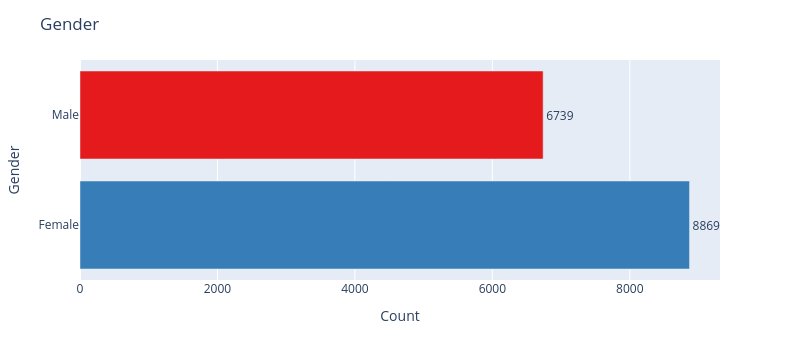

The notebook cell this image was saved under:
### Markdown cell above
## Gender

### Code cell
# Prepare data
# a = df['Gender'].value_counts(ascending=True)
# plot_df = a.reset_index()
# plot_df.columns = ['Gender', 'Count']

plot_df = count_entries("Gender")

# Create Plotly Express horizontal bar chart
fig = px.bar(
    plot_df,
    x='Count',
    y='Gender',
    orientation='h',
    text='Count',
    color='Gender',  # optional: different color per gender
    color_discrete_sequence=px.colors.qualitative.Set1
)

# Tweak layout and labels
fig.update_layout(
    title='Gender',
    xaxis=dict(range=[0, plot_df['Count'].max() * 1.05]),
    showlegend=False,
    width=800
)

fig.update_traces(textposition='outside')
fig.show()

### Figure 1 — Plotly figure (JSON) as saved in the notebook; plotly's stock layout.template omitted (floating-point values rounded to 4 significant figures)
{"data": [{"alignmentgroup": "True", "hovertemplate": "Gender=%{y}<br>Count=%{text}<extra></extra>", "legendgroup": "Male", "marker": {"color": "rgb(228,26,28)", "pattern": {"shape": ""}}, "name": "Male", "offsetgroup": "Male", "orientation": "h", "showlegend": true, "text": [6739], "textposition": "outside", "type": "bar", "x": [6739], "xaxis": "x", "y": ["Male"], "yaxis": "y"}, {"alignmentgroup": "True", "hovertemplate": "Gender=%{y}<br>Count=%{text}<extra></extra>", "legendgroup": "Female", "marker": {"color": "rgb(55,126,184)", "pattern": {"shape": ""}}, "name": "Female", "offsetgroup": "Female", "orientation": "h", "showlegend": true, "text": [8869], "textposition": "outside", "type": "bar", "x": [8869], "xaxis": "x", "y": ["Female"], "yaxis": "y"}], "layout": {"barmode": "relative", "height": 360, "legend": {"title": {"text": "Gender"}, "tracegroupgap": 0}, "margin": {"t": 60}, "showlegend": false, "title": {"text": "Gender"}, "width": 800, "xaxis": {"anchor": "y", "domain": [0, 1], "range": [0, 9312.0], "title": {"text": "Count"}, "type": "linear"}, "yaxis": {"anchor": "x", "autorange": true, "categoryarray": ["Female", "Male"], "categoryorder": "array", "domain": [0, 1], "range": [-0.5, 1.5], "title": {"text": "Gender"}, "type": "category"}}}
